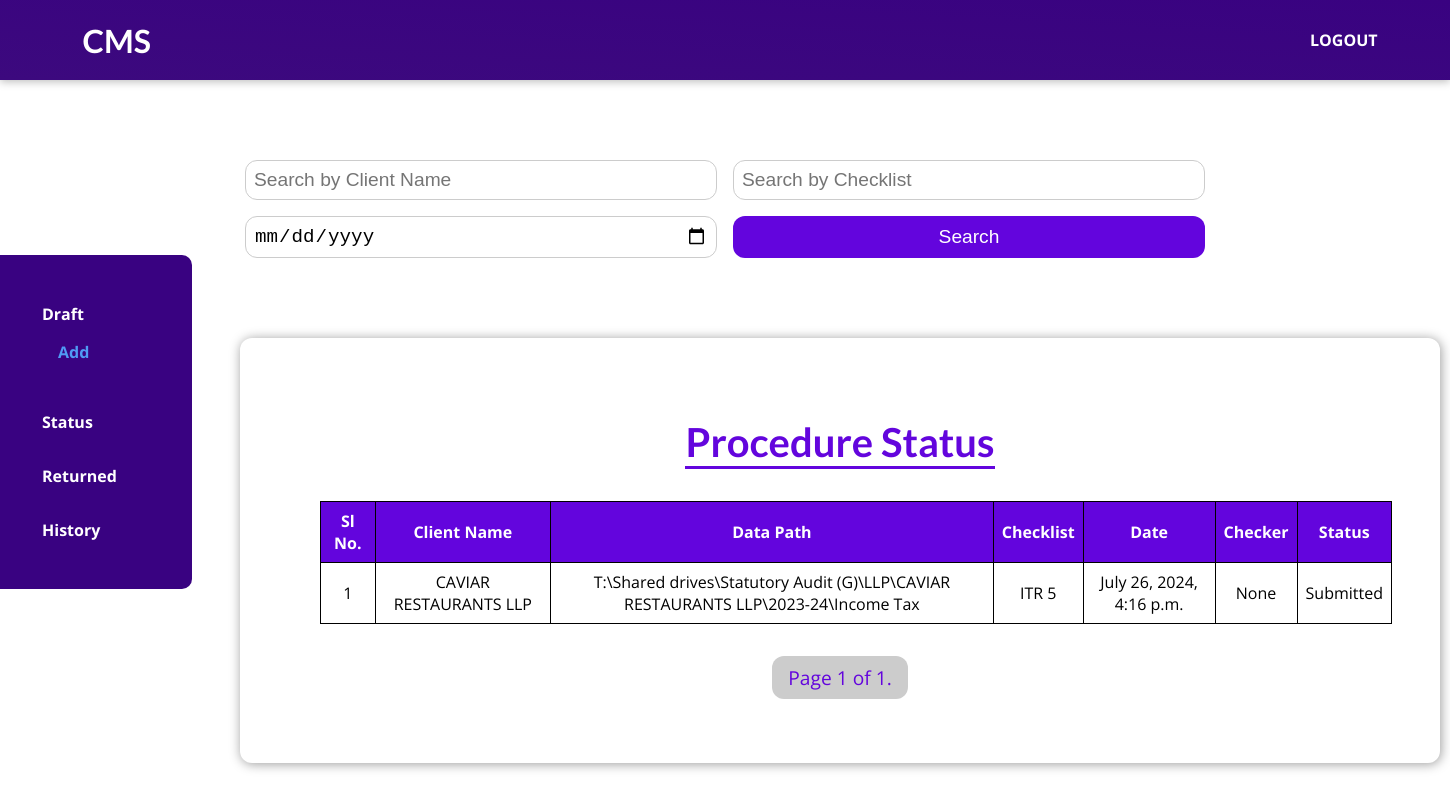
The page /user/status/ (signed in) on the database its author committed.
### user/models.py (models this page shows, shortened)
class Procedure(models.Model):
    STATUS_CHOICES = [
        ('Pending', 'Pending'),
        ('Submitted', 'Submitted'),
        ('Processing', 'Processing'),
        ('Returned', 'Returned'),
        ('Reviewed', 'Reviewed'),
        ('Deleted', 'Deleted'),
    ]
    user = models.ForeignKey(User, on_delete=models.SET_NULL, null=True, blank=True)
    client_name = models.CharField(max_length=255)
    data_path = models.CharField(max_length=255)
    checklist = models.ForeignKey(Checklist, on_delete=models.PROTECT)
    date_created = models.DateTimeField(auto_now_add=True)
    status = models.CharField(max_length=10, choices=STATUS_CHOICES, default='Pending')
    checker = models.ForeignKey(User, on_delete=models.SET_NULL, null=True, blank=True, related_name='checked_procedures')
    return_count = models.PositiveIntegerField(default=0)
    final_submission_date = models.DateTimeField(null=True, blank=True)
    returned_date = models.DateTimeField(null=True, blank=True)

### checklist/models.py (models this page shows, shortened)
class Checklist(models.Model):
    name = models.CharField(max_length=100)

### user/views.py (the view)
# urls.py: path('status/', views.status, name='status'),
@login_required
@user_passes_test(users_group_required)
def status(request):
    user = request.user
    procedures = Procedure.objects.filter(
    Q(user=request.user) &
    Q(return_count=0) &
    (Q(status='Submitted') | Q(status='Processing'))).order_by('-date_created')
    search_client_name = request.GET.get('searchClientName')
    search_checklist = request.GET.get('searchChecklist')
    search_date = request.GET.get('searchDate')
    if search_client_name:
        procedures = procedures.filter(client_name__icontains=search_client_name)
    if search_checklist:
        procedures = procedures.filter(checklist__name__icontains=search_checklist)
    if search_date:
        procedures = procedures.filter(date_created__date=search_date)
    paginator = Paginator(procedures, 10)  # Show 10 procedures per page
    page_number = request.GET.get('page')
    page_obj = paginator.get_page(page_number)
    return render(request, 'user/status.html', {'page_obj': page_obj, 'user': user})

### user/views.py (called while the page is built)
def users_group_required(user):
    return user.groups.filter(name='Users').exists()

### user/templates/user/status.html (shortened to what this page needs)
{% extends 'base.html' %}
{% load static %}
{% block style_content %}
  <link rel="stylesheet" href="{% static 'user/user_table.css' %}" />
  <link rel="stylesheet" href="{% static 'user/sidebar.css' %}" />
{% endblock %}
{% block type %}
  <h1><a href="{% url 'user_index' %}">CMS</a></h1>
{% endblock %}
{% block sidebar %}
  {% include 'user/includes/sidebar.html' %}
{% endblock %}
{% block body_content %}
  <section id="search-container">
    <form id="searchForm" method="GET" action="{% url 'status' %}">
      <div class="search-container">
        <input type="text" name="searchClientName" id="searchClientName" placeholder="Search by Client Name" />
        <input type="text" name="searchChecklist" id="searchChecklist" placeholder="Search by Checklist" />
        <input type="date" name="searchDate" id="searchDate" placeholder="Search by Date" />
        <button type="submit">Search</button>
      </div>
    </form>
  </section>
  <section id="procedure_table">
    <header>
      <h2>Procedure Status</h2>
    </header>
    <table>
      <thead>
        <tr>
          <th>Sl No.</th>
          <th>Client Name</th>
          <th>Data Path</th>
          <th>Checklist</th>
          <th>Date</th>
          <th>Checker</th>
          <th>Status</th>
        </tr>
      </thead>
      <tbody>
        {% if page_obj %}
          {% for procedure in page_obj %}
            <tr>
              <td>{{ forloop.counter0|add:page_obj.start_index }}</td>
              <td>{{ procedure.client_name }}</td>
              <td>{{ procedure.data_path }}</td>
              <td>{{ procedure.checklist.name }}</td>
              <td>{{ procedure.date_created }}</td>
              <td>{{ procedure.checker }}</td>
              <td>{{ procedure.status }}</td>
            </tr>
          {% endfor %}
        {% else %}
          <tr>
            <td colspan="7">No records found</td>
          </tr>
        {% endif %}
      </tbody>
    </table>
    <div class="pagination">
      <span class="step-links">
        <span class="current">Page {{ page_obj.number }} of {{ page_obj.paginator.num_pages }}.</span>
      </span>
    </div>
  </section>
{% endblock %}

### static/app.css (style rules this page uses)
* { box-sizing: border-box; }
html { font-family: 'Open Sans', 'Lato', sans-serif; }
body { min-width: 465px; margin: 0; }
h1, h2, h3 { font-family: 'Lato', sans-serif; font-weight: bold; }
#main-navigation a { text-decoration: none; color: white; font-weight: bold; padding-left: 10px; }

### user/static/user/user_table.css (style rules this page uses)
#procedure_table { background-color: white; padding: 4rem; border-radius: 12px; width: 75rem; margin: 5rem 15rem; box-shadow: 1px 1px 12px rgba(0, 0, 0, 0.4); }
#procedure_table header { text-align: center; }
#procedure_table h2 { font-size: 2.5rem; margin: 1rem; color: #6305dd; display: inline-block; border-bottom: 3px solid #6305dd; }
#procedure_table table { width: 100%; border-collapse: collapse; margin: 1rem; }
#procedure_table th, #procedure_table td { border: 1px solid black; padding: 0.5rem; text-align: center; }
#procedure_table th { background-color: #6305dd; color: white; }
#procedure_table .pagination { display: flex; justify-content: center; align-items: center; margin-top: 2rem; }
#procedure_table .pagination .step-links { display: flex; gap: 1rem; }
#procedure_table .pagination a, #procedure_table .pagination span.current { background-color: #6305dd; color: white; padding: 0.5rem 1rem; border-radius: 12px; text-decoration: none; font-size: 1.2rem; transition: background-color 0.2s ease-in-out; }
#procedure_table .pagination span.current { background-color: #ccc; color: #6305dd; }
#search-container { width: 60rem; margin: 10rem auto 2rem auto; }
.search-container { display: flex; flex-wrap: wrap; gap: 1rem; margin-bottom: 1rem; }
.search-container input, .search-container select, .search-container button { padding: 0.5rem; border: 1px solid #ccc; border-radius: 12px; font-size: 1.2rem; flex: 1 1 40%; }
.search-container button { background-color: #6305dd; color: white; border: none; cursor: pointer; transition: background-color 0.2s ease-in-out; }

### user/static/user/sidebar.css (style rules this page uses)
.search-container { text-align: center; }

### rows shown on the page
Procedure: client_name "CAVIAR RESTAURANTS LLP", data_path "T:\\Shared drives\\Statutory Audit (G)\\LLP\\CAVIAR RESTAURANTS LLP\\2023-24\\Income Tax", checklist.name "ITR 5", date_created "July 26, 2024, 4:16 p.m.", checker "None", status "Submitted"

### other values the page prints
{{ page_obj.number }} "1"
{{ page_obj.paginator.num_pages }} "1"
